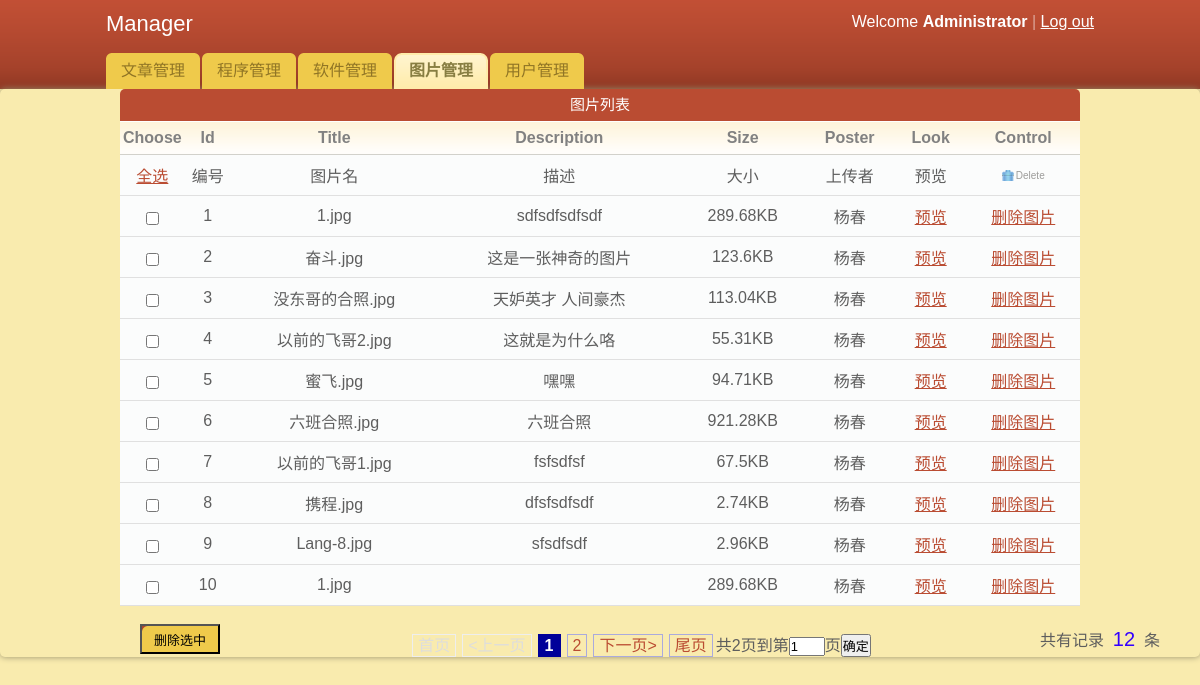
The page /admin/behindPage/super_picture.php (signed in) on the database its author committed.
### tables this page shows
CREATE TABLE IF NOT EXISTS `picture` (
  `id` tinyint(4) NOT NULL AUTO_INCREMENT COMMENT '编号',
  `filename` varchar(40) NOT NULL COMMENT '标题',
  `description` varchar(1024) NOT NULL COMMENT '描述',
  `poster` varchar(32) NOT NULL COMMENT '上传者',
  `type` varchar(32) NOT NULL COMMENT '格式',
  `size` varchar(64) NOT NULL COMMENT '大小',
  `date` date NOT NULL COMMENT '日期',
  `path` varchar(128) NOT NULL COMMENT '路径',
  `self` tinyint(4) NOT NULL COMMENT '公开性，0为公开，1为不公开',
  PRIMARY KEY (`id`)
);

### admin/behindPage/super_picture.php (the view, shortened to what this page needs)
<?php
   require_once('../../conn/connect.php');
if (!isset($_GET['p'])){
	$page = 1;
}else{
$page = $_GET['p'];}
$pagesize = 10;
$sql = "select id from picture";
$mysqli_result=$mysqli->query($sql);
if(isset($mysqli_result->num_rows)){
	$total = $mysqli_result->num_rows;
}
else $total="0";
$total_pages = ceil($total/$pagesize);
$page_banner = "<div class='page'>";
$start = 1;
$end = $total_pages;
$sql = "SELECT * FROM picture LIMIT ".($page-1)*$pagesize .",$pagesize";
$query = $mysqli->query($sql);
?>
<!DOCTYPE html PUBLIC "-//W3C//DTD XHTML 1.0 Transitional//EN" "http://www.w3.org/TR/xhtml1/DTD/xhtml1-transitional.dtd">
<html xmlns="http://www.w3.org/1999/xhtml">
<head>
	<link rel="stylesheet" href="../../css/super_style.css" type="text/css" media="all" />
</head>
<body>
<div id="header">
	<div class="shell">
		<div id="top">
			<h1>Manager</h1>
			<div id="top-navigation">
				Welcome <strong>Administrator</strong>
				<span>|</span>
				<a href="logout.php">Log out</a>
			</div>
	  </div>
		<div id="navigation">
			<ul>
			    <li><a href="super_article.php" ><span>文章管理</span></a></li>
			    <li><a href="super_program.php"><span>程序管理</span></a></li>
			    <li><a href="super_app.php"><span>软件管理</span></a></li>
			    <li><a href="super_picture.php" class="active"><span>图片管理</span></a></li>
			    <li><a href="super_user.php"><span>用户管理</span></a></li>
			</ul>
		</div>
	</div>
</div>
				<div class="box">
					<div class="box-head">
						<h2 class="left" id="ob_type">图片列表</h2>
					</div>
                    <div class="table">
					<table width="100%" border="0" cellspacing="0" cellpadding="0">
							<tr>
								<th width="30px">Choose</th>
                                <th width="40px">Id</th>
								<th>Title</th>
								<th>Description</th>
								<th>Size</th>
                                <th>Poster</th>
                                <th>Look</th>
								<th class="ac">Control</th>
							</tr>
    					<form name="form1" id="form1" method="post" action="picture.del.handle.php?check=more">
							<tr>
								<td><a id="allselect" onclick="javascript:return allselect()">全选</a></td>
                                <td>编号</td>
								<td>图片名</td>
								<td>描述</td>
								<td>大小</td>
                                <td>上传者</td>
                                <td>预览</td>
								<td><a href="" class="ico del">Delete</a></td>
							</tr>
<?php
	if($query && $query->num_rows>0){
		$i=($page-1)*$pagesize+1;
	while($result=$query->fetch_array()){
		$size1=$result['size'];
					if($size1 <1024)
					$size=$size1."B";
					else if($size1<1024*1024)
					$size=round($size1/(1024),2)."KB";
?>
                            <tr>
                            	<td><input type="checkbox"  name="checkBoxs[]" value="<?php echo $result['id'];?>" class="checkbox" /></td>
                                <td><?php echo $i;?></td>
                                <td><?php echo $result['filename'];?></td>
                              	<td><?php echo $result['description'];?></td>
                                <td><?php echo $size;?></td>
                                <td><?php echo $result['poster'];?></td>
                                <td><a href="show_picture.php?id=<?php echo $result['id'];?>" target="_blank">预览</a></td>
                                <td><a href="picture.del.handle.php?id=<?php echo $result['id'];?>" onclick="javascript:return confir()">删除图片</a></td>
                            </tr>
<?php $i++;
	}
	}
	else {
		echo "尚无图片上传！";
	}
?>
                    	</table>
                        </div><br/><br/>
                        <div id="sub"> <input type="submit" name="submit1" id="submit1" value="删除选中" onclick="javascript:return submit_confirm()"/>
                        </div></form>
<div id="page">
            <?php
if($page > 1){
    $page_banner.= "<a href='".$_SERVER['PHP_SELF']."?p=1'>首页</a>";
    $page_banner.= "<a href='".$_SERVER['PHP_SELF']."?p=".($page-1)."' ><上一页</a>";
}else{
    $page_banner.="<span class='disable'>首页</span>";
    $page_banner.="<span class='disable'><上一页</span>";
}
for($i=$start;$i<=$end;$i++){
    if($page==$i){
        $page_banner.="<span class='current'>{$i}</span>";
    }else{
    $page_banner.= "<a href='".$_SERVER['PHP_SELF']."?p=".$i."' >$i</a>";
    }
}
if($page < $total_pages){
    $page_banner.= "<a href='".$_SERVER['PHP_SELF']."?p=".($page+1)."' >下一页></a>";
    $page_banner.= "<a href='".$_SERVER['PHP_SELF']."?p=".($total_pages)."'>尾页</a>";
}else{
    $page_banner.="<span class='disable'>下一页></span>";
    $page_banner.="<span class='disable'>尾页</span>";
  }
$page_banner.="共{$total_pages}页";
$page_banner.="<form action = 'article.manage.php' method='get'>";
$page_banner.="到第<input type='text' size='2' name='p' value='$page'>页";
$page_banner.="<input type='submit' value='确定'>";
$page_banner.="</form></div>";
echo $page_banner;
?>
  </div>
<div id="num">共有记录&nbsp;&nbsp;<span id="num2"><?php echo $total;?></span>&nbsp;&nbsp;条
</div>
</body>
</html>

### css/super_style.css (style rules this page uses)
* { padding: 0; margin: 0; outline: 0; border: 1px solid #; }
body { background:#f9ebae; font-family: Verdana, sans-serif; line-height:14px; color:#5e5e5e; }
input, textarea, select { font-family: Verdana, sans-serif; font-size:13px; }
.checkbox { width:13px; height:13px; vertical-align:top; position:relative; top:2px; }
a { color:#ba4c32; text-decoration: underline; cursor:pointer; }
.left, .alignleft { width:80%;display:inline;margin:0 auto; }
.ac { text-align: center !important; }
h1 { font-size:22px; line-height:24px; color:#fff; font-weight: normal; }
h2 { font-size:15px; font-weight: normal; }
.shell { width:988px; margin:0 auto; }
#header { height:89px; background:url(../Images/header.gif); white-space:nowrap; }
#header h1 { float:left; display:inline; padding-top:12px; }
#top-navigation { float:right; white-space:nowrap; color:#fff; padding-top:15px; }
#top-navigation a { color:#fff; }
#top-navigation span { color:#dca598; }
#top { height:53px; }
#navigation { height:36px; }
#navigation ul { list-style-type: none; }
#navigation ul li { float:left; display:inline; margin-right:2px; }
#navigation ul li a, #navigation ul li a span { float:left; height:36px; background:url(../Images/tab.gif) no-repeat 0 0; padding:0 0 0 15px; }
#navigation ul li a span { background-position:right 0; padding:0 15px 0 0; }
#navigation ul li a { line-height:36px; color:#907525; text-decoration: none; }
#navigation ul li a.active, #navigation ul li a:hover { background-position:0 bottom; }
#navigation ul li a.active span, #navigation ul li a:hover span { background-position:right bottom; }
#navigation ul li a.active { font-weight: bold; color:#887e42; }
.table { text-align:center; width: 80%; margin: 0 auto; }
.table th { background:#fffdfa url(../Images/th.gif) repeat-x 0 0; color:#818181; padding:7px 3px; border-bottom:solid 1px #d2d1cb; }
.table td { background:#fbfcfc; border-bottom:solid 1px #e0e0e0; padding:8px 3px; text-align:center; }
.box-head { background: #ba4c32; height: 32px; color: #fff; line-height: 32px; white-space: nowrap; border-bottom: solid 1px #fff; }
a.ico { color:#9d9c9a; font-size:10px; text-decoration: none; padding:0 0 0 14px; background-repeat:no-repeat; background-position:0 0; }
a.del { background-image:url(../Images/del.gif) }
.box { -moz-border-radius:5px; -webkit-border-radius:5px; -moz-box-shadow: 0 0 6px #978f6c; -webkit-box-shadow: 0 0 6px #978f6c; }
.box-head { -moz-border-radius-topleft: 5px; -moz-border-radius-topright: 5px; -webkit-border-top-left-radius: 5px; -webkit-border-top-right-radius: 5px; text-align: center; width:80%; margin:0 auto; }
#page { text-align:center; }
#page a { border:#aaaadd 1px solid; text-decoration:none; padding:2px 5px; margin:3px; }
#page span.current { border:#000099 1px solid; background-color:#000099; padding:2px 6px; margin:3px; color:#fff; font-weight:bold; }
#page span.disable { border:#eee 1px solid; padding:2px 5px; margin:3px; color:#ddd; }
#page form { display:inline; }
#sub { float:left; margin-left:140px; margin-right:-140px; }
#sub #submit1 { cursor:pointer; background:url(../Images/tab.gif); border:2px 1px 1px 1px; width:80px; height:30px; margin-top:-10px; }
#num { margin-right:40px; margin-top:-25px; float:right; }
#num2 { color: #30F; font-size:20px; }

### admin/behindPage/super_picture.php (style rules this page uses)
#page { text-align:center; }
#page a { border:#aaaadd 1px solid; text-decoration:none; padding:2px 5px; margin:3px; }
#page span.current { border:#000099 1px solid; background-color:#000099; padding:2px 6px; margin:3px; color:#fff; font-weight:bold; }
#page span.disable { border:#eee 1px solid; padding:2px 5px; margin:3px; color:#ddd; }
#page form { display:inline; }

### rows shown on the page
picture: filename "1.jpg", description "sdfsdfsdfsdf", size "289.68KB", poster "杨春"
picture: filename "奋斗.jpg", description "这是一张神奇的图片", size "123.6KB", poster "杨春"
picture: filename "没东哥的合照.jpg", description "天妒英才 人间豪杰", size "113.04KB", poster "杨春"
picture: filename "以前的飞哥2.jpg", description "这就是为什么咯", size "55.31KB", poster "杨春"
picture: filename "蜜飞.jpg", description "嘿嘿", size "94.71KB", poster "杨春"
picture: filename "六班合照.jpg", description "六班合照", size "921.28KB", poster "杨春"
picture: filename "以前的飞哥1.jpg", description "fsfsdfsf", size "67.5KB", poster "杨春"
picture: filename "携程.jpg", description "dfsfsdfsdf", size "2.74KB", poster "杨春"
picture: filename "Lang-8.jpg", description "sfsdfsdf", size "2.96KB", poster "杨春"
picture: filename "1.jpg", size "289.68KB", poster "杨春"

### other values the page prints
$page_banner "共2页"
$total "12"
